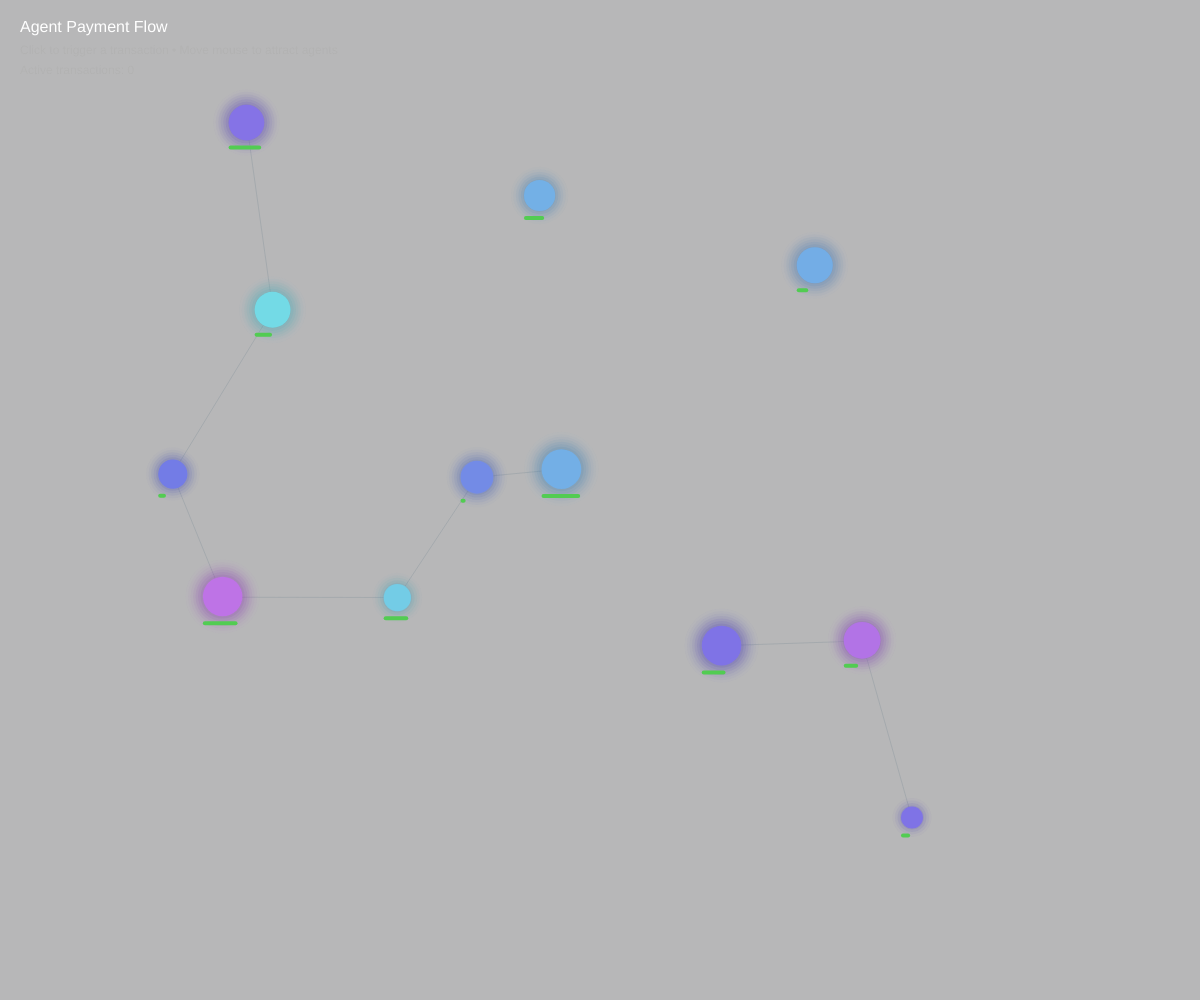
Frame 1 (no input)
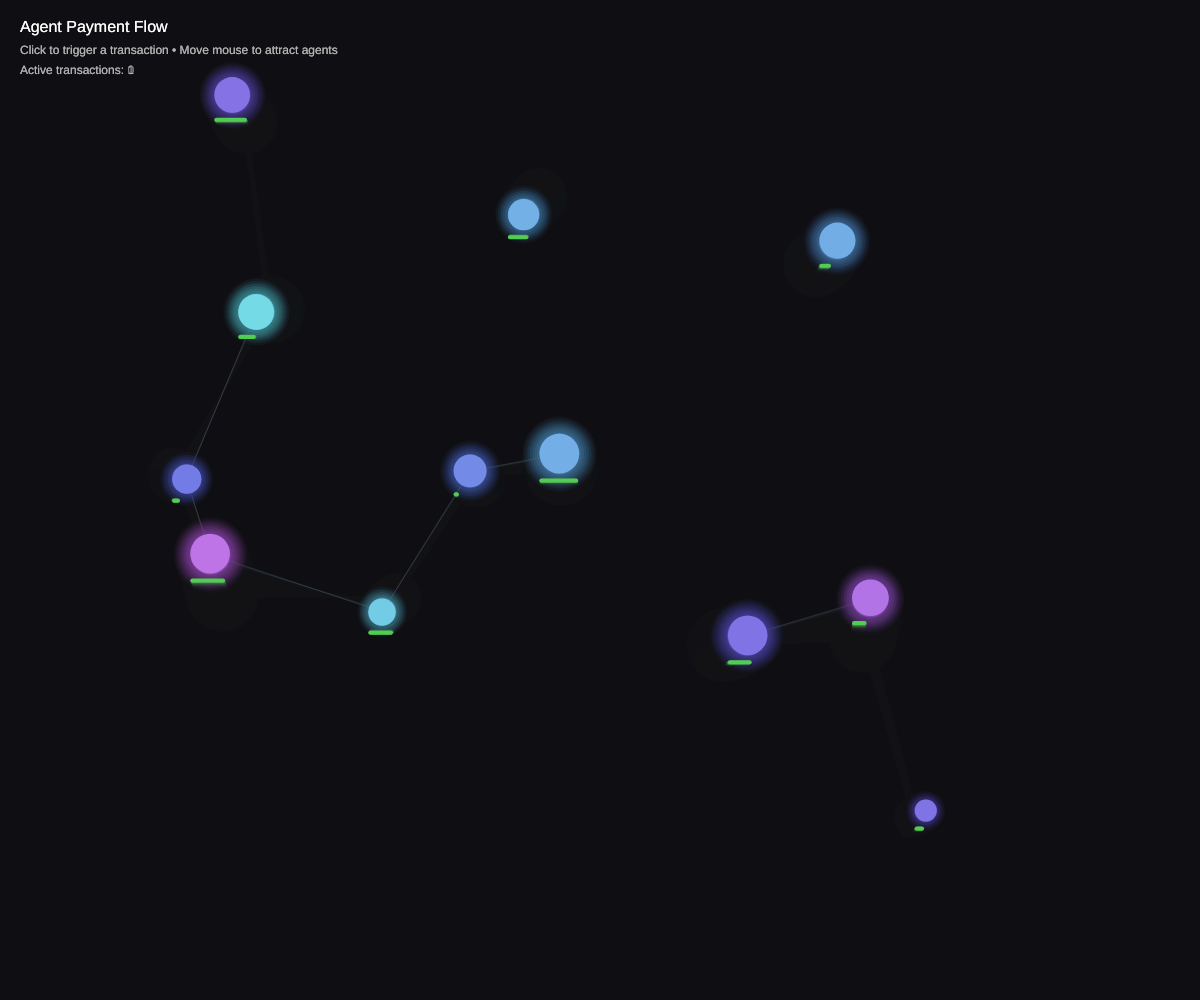
Frame 60 (no input)
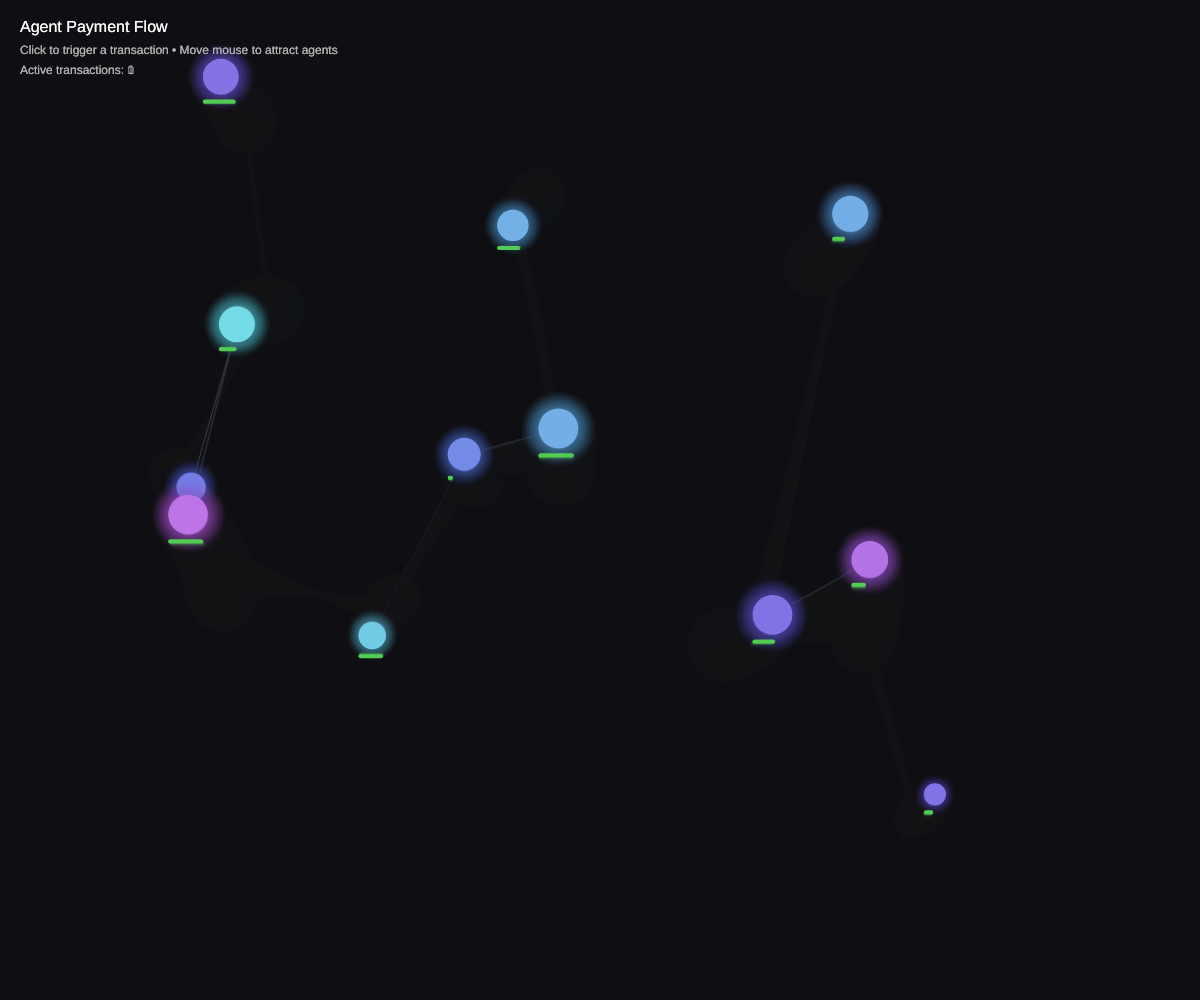
Frame 120 (the mouse pressed at the canvas centre since frame 60)

The p5.js sketch that drew these frames (run headless with seeded random() and noise() and a simulated clock; from frame 60 on, the mouse is pressed at the canvas centre):

// p5.js sketch
// ── sketch.js
// Daily Wonder: Agent Payment Flow
// 2026-03-02 - Visualizing the flow of value between agents

let agents = [];
let transactions = [];
let time = 0;

function setup() {
  createCanvas(windowWidth, windowHeight);
  colorMode(HSB, 360, 100, 100, 100);
  
  // Create agent nodes
  for (let i = 0; i < 12; i++) {
    agents.push({
      x: random(100, width - 100),
      y: random(100, height - 100),
      vx: random(-0.5, 0.5),
      vy: random(-0.5, 0.5),
      size: random(20, 40),
      hue: random(180, 280), // Blue to purple range
      balance: random(100, 1000),
      name: `Agent ${i + 1}`
    });
  }
}

function draw() {
  background(220, 10, 8, 30); // Dark blue-gray with trail
  time += 0.01;
  
  // Update and draw connections
  stroke(200, 30, 50, 20);
  strokeWeight(1);
  for (let i = 0; i < agents.length; i++) {
    for (let j = i + 1; j < agents.length; j++) {
      let d = dist(agents[i].x, agents[i].y, agents[j].x, agents[j].y);
      if (d < 200) {
        line(agents[i].x, agents[i].y, agents[j].x, agents[j].y);
      }
    }
  }
  
  // Update and draw agents
  for (let agent of agents) {
    // Gentle floating movement
    agent.x += agent.vx + sin(time + agent.hue) * 0.3;
    agent.y += agent.vy + cos(time + agent.hue) * 0.3;
    
    // Bounce off edges
    if (agent.x < 50 || agent.x > width - 50) agent.vx *= -1;
    if (agent.y < 50 || agent.y > height - 50) agent.vy *= -1;
    
    // Draw glow
    noStroke();
    for (let r = agent.size * 2; r > 0; r -= 5) {
      fill(agent.hue, 60, 70, map(r, 0, agent.size * 2, 30, 0));
      ellipse(agent.x, agent.y, r);
    }
    
    // Draw core
    fill(agent.hue, 50, 90);
    ellipse(agent.x, agent.y, agent.size);
    
    // Draw balance indicator
    fill(120, 60, 80);
    let balanceWidth = map(agent.balance, 0, 1000, 0, agent.size);
    rect(agent.x - agent.size/2, agent.y + agent.size/2 + 5, balanceWidth, 4, 2);
  }
  
  // Draw transactions
  for (let i = transactions.length - 1; i >= 0; i--) {
    let t = transactions[i];
    t.progress += 0.02;
    
    let x = lerp(t.from.x, t.to.x, t.progress);
    let y = lerp(t.from.y, t.to.y, t.progress);
    
    // Transaction particle
    fill(60, 80, 100, map(t.progress, 0, 1, 100, 0)); // Yellow/gold
    noStroke();
    ellipse(x, y, 10);
    
    // Trail
    stroke(60, 80, 100, 20);
    strokeWeight(2);
    line(t.from.x, t.from.y, x, y);
    
    if (t.progress >= 1) {
      t.to.balance += t.amount;
      t.from.balance -= t.amount;
      transactions.splice(i, 1);
    }
  }
  
  // Randomly create transactions
  if (frameCount % 60 === 0 && transactions.length < 5) {
    let from = random(agents);
    let to = random(agents);
    if (from !== to && from.balance > 50) {
      let amount = random(10, 50);
      transactions.push({
        from: from,
        to: to,
        amount: amount,
        progress: 0
      });
    }
  }
  
  // Title
  fill(0, 0, 100);
  noStroke();
  textSize(16);
  textAlign(LEFT, TOP);
  text("Agent Payment Flow", 20, 20);
  textSize(12);
  fill(0, 0, 70);
  text("Click to trigger a transaction • Move mouse to attract agents", 20, 45);
  text(`Active transactions: ${transactions.length}`, 20, 65);
}

function mousePressed() {
  // Find closest agent to mouse
  let closest = null;
  let minDist = Infinity;
  for (let agent of agents) {
    let d = dist(mouseX, mouseY, agent.x, agent.y);
    if (d < minDist) {
      minDist = d;
      closest = agent;
    }
  }
  
  // Create transaction from closest to random other
  if (closest && closest.balance > 50) {
    let to = random(agents.filter(a => a !== closest));
    transactions.push({
      from: closest,
      to: to,
      amount: random(20, 100),
      progress: 0
    });
  }
}

function mouseMoved() {
  // Attract agents slightly toward mouse
  for (let agent of agents) {
    let d = dist(mouseX, mouseY, agent.x, agent.y);
    if (d < 200) {
      let force = map(d, 0, 200, 0.5, 0);
      agent.vx += (mouseX - agent.x) * force * 0.001;
      agent.vy += (mouseY - agent.y) * force * 0.001;
    }
  }
}

function windowResized() {
  resizeCanvas(windowWidth, windowHeight);
}
